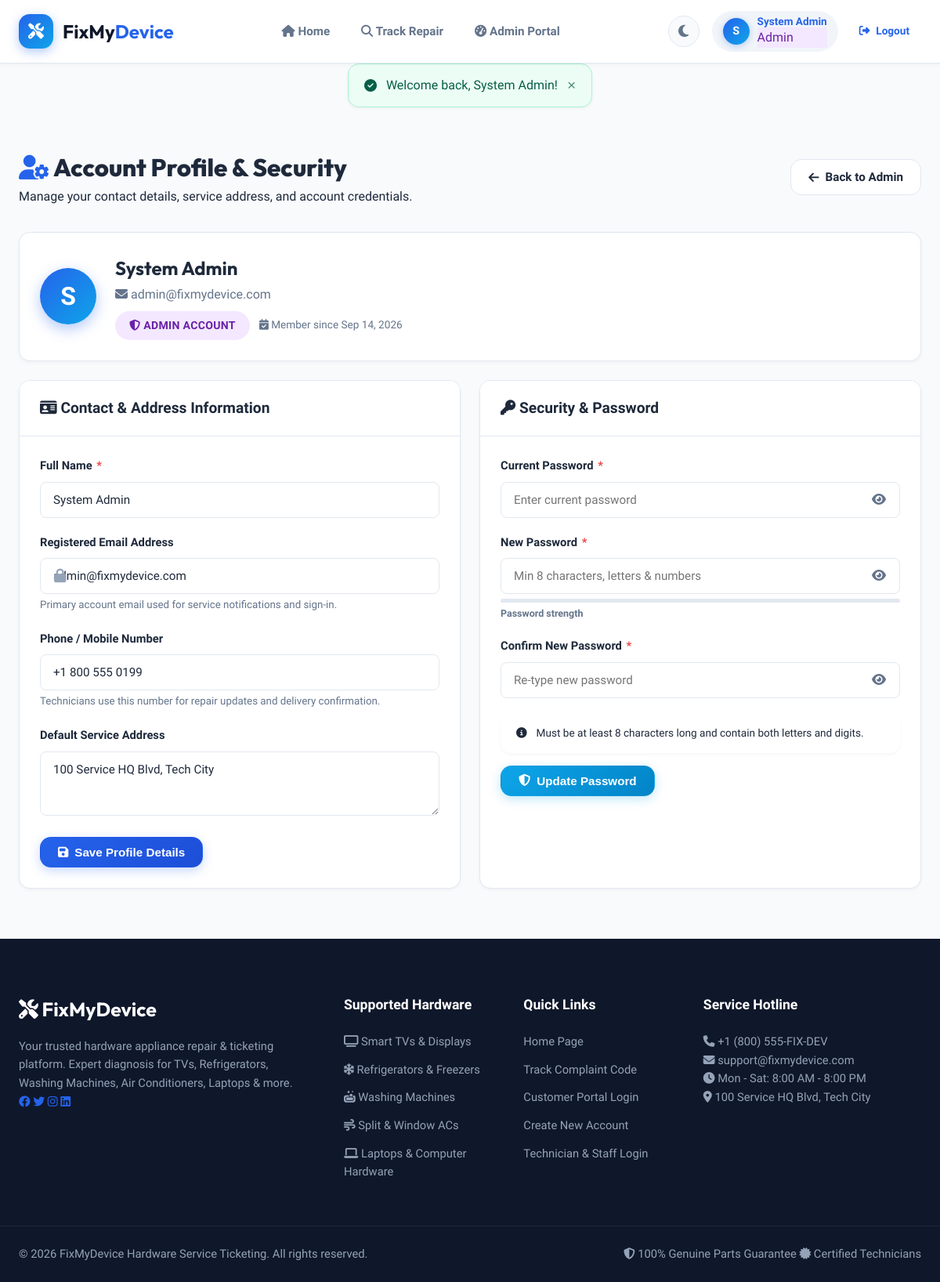
/index.php?url=profile (signed in), run on the app's committed database.
### tables this page shows
CREATE TABLE IF NOT EXISTS users (
    id INT AUTO_INCREMENT PRIMARY KEY,
    name VARCHAR(100) NOT NULL,
    email VARCHAR(100) NOT NULL UNIQUE,
    password_hash VARCHAR(255) NOT NULL,
    phone VARCHAR(20),
    address TEXT,
    role ENUM('customer', 'technician', 'admin') DEFAULT 'customer',
    created_at TIMESTAMP DEFAULT CURRENT_TIMESTAMP
);

### app/views/auth/profile.php (the view, shortened to what the rows shown need)
<div class="dashboard-wrapper">
    <div class="dashboard-header">
        <div class="dashboard-title">
            <h1><i class="fa-solid fa-user-gear text-primary"></i> Account Profile & Security</h1>
            <p>Manage your contact details, service address, and account credentials.</p>
        </div>
        <div class="dashboard-actions">
            <?php if ($user['role'] === 'customer'): ?>
                <a href="index.php?url=ticket/dashboard" class="btn btn-outline"><i class="fa-solid fa-arrow-left"></i> Back to Complaints</a>
            <?php elseif ($user['role'] === 'technician'): ?>
                <a href="index.php?url=technician/dashboard" class="btn btn-outline"><i class="fa-solid fa-arrow-left"></i> Back to Workbench</a>
            <?php else: ?>
                <a href="index.php?url=admin/dashboard" class="btn btn-outline"><i class="fa-solid fa-arrow-left"></i> Back to Admin</a>
            <?php endif; ?>
        </div>
    </div>
    <div class="card profile-overview-card mb-4">
        <div class="card-body">
            <div class="profile-hero">
                <div class="profile-avatar-lg">
                    <?= strtoupper(substr($user['name'], 0, 1)) ?>
                </div>
                <div class="profile-meta">
                    <h2><?= htmlspecialchars($user['name']) ?></h2>
                    <p class="text-muted mb-2"><i class="fa-solid fa-envelope"></i> <?= htmlspecialchars($user['email']) ?></p>
                    <div class="profile-tags">
                        <span class="badge badge-role-<?= $user['role'] ?> badge-lg">
                            <i class="fa-solid fa-shield-halved"></i> <?= ucfirst($user['role']) ?> Account
                        </span>
                        <span class="profile-date"><i class="fa-solid fa-calendar-check"></i> Member since <?= date('M d, Y', strtotime($user['created_at'])) ?></span>
                    </div>
                </div>
            </div>
        </div>
    </div>
    <div class="profile-grid">
        <div class="card">
            <div class="card-header">
                <h3><i class="fa-solid fa-id-card"></i> Contact & Address Information</h3>
            </div>
            <div class="card-body">
                <form action="index.php?url=update_profile" method="POST">
                    <div class="form-group">
                        <label for="name">Full Name <span class="required-star">*</span></label>
                        <input type="text" id="name" name="name" value="<?= htmlspecialchars($user['name']) ?>" required class="form-control">
                    </div>
                    <div class="form-group">
                        <label for="email">Registered Email Address</label>
                        <div class="input-with-icon readonly-input">
                            <input type="email" id="email" value="<?= htmlspecialchars($user['email']) ?>" readonly class="form-control">
                            <i class="fa-solid fa-lock input-trailing-icon" title="Email cannot be edited directly"></i>
                        </div>
                        <small class="text-muted">Primary account email used for service notifications and sign-in.</small>
                    </div>
                    <div class="form-group">
                        <label for="phone">Phone / Mobile Number</label>
                        <input type="text" id="phone" name="phone" value="<?= htmlspecialchars($user['phone'] ?? '') ?>" placeholder="e.g. +1 555 123 4567" class="form-control">
                        <small class="text-muted">Technicians use this number for repair updates and delivery confirmation.</small>
                    </div>
                    <div class="form-group">
                        <label for="address">Default Service Address</label>
                        <textarea id="address" name="address" rows="3" placeholder="Enter your full street address, apartment/suite, city, state and postal code..." class="form-control"><?= htmlspecialchars($user['address'] ?? '') ?></textarea>
                    </div>
                    <button type="submit" class="btn btn-primary">
                        <i class="fa-solid fa-floppy-disk"></i> Save Profile Details
                    </button>
                </form>
            </div>
        </div>
        <div class="card">
            <div class="card-header">
                <h3><i class="fa-solid fa-key"></i> Security & Password</h3>
            </div>
            <div class="card-body">
                <form action="index.php?url=change_password" method="POST" id="changePasswordForm">
                    <div class="form-group">
                        <label for="current_password">Current Password <span class="required-star">*</span></label>
                        <div class="password-toggle-wrapper">
                            <input type="password" id="current_password" name="current_password" required placeholder="Enter current password" class="form-control">
                            <button type="button" class="password-toggle-btn" onclick="togglePasswordVisibility('current_password', this)">
                                <i class="fa-solid fa-eye"></i>
                            </button>
                        </div>
                    </div>
                    <div class="form-group">
                        <label for="new_password">New Password <span class="required-star">*</span></label>
                        <div class="password-toggle-wrapper">
                            <input type="password" id="new_password" name="new_password" required placeholder="Min 8 characters, letters & numbers" class="form-control" oninput="checkPasswordStrength(this.value, 'profPassStrengthBar', 'profPassStrengthText')">
                            <button type="button" class="password-toggle-btn" onclick="togglePasswordVisibility('new_password', this)">
                                <i class="fa-solid fa-eye"></i>
                            </button>
                        </div>
                        <div class="password-strength-container mt-2">
                            <div class="strength-bar-bg">
                            </div>
                            <span class="strength-text" id="profPassStrengthText">Password strength</span>
                        </div>
                    </div>
                    <div class="form-group">
                        <label for="confirm_password">Confirm New Password <span class="required-star">*</span></label>
                        <div class="password-toggle-wrapper">
                            <input type="password" id="confirm_password" name="confirm_password" required placeholder="Re-type new password" class="form-control">
                            <button type="button" class="password-toggle-btn" onclick="togglePasswordVisibility('confirm_password', this)">
                                <i class="fa-solid fa-eye"></i>
                            </button>
                        </div>
                    </div>
                    <div class="alert alert-info py-2" style="font-size:0.85rem;">
                        <i class="fa-solid fa-circle-info"></i> Must be at least 8 characters long and contain both letters and digits.
                    </div>
                    <button type="submit" class="btn btn-accent">
                        <i class="fa-solid fa-shield-halved"></i> Update Password
                    </button>
                </form>
            </div>
        </div>
    </div>
</div>

### app/views/layouts/navbar.php (shortened to what the rows shown need)
<?php
$isLoggedIn = Session::isLoggedIn();
$user = Session::user();
$role = Session::role();
$flashSuccess = Session::getFlash('success');
?>
<header class="app-header">
    <div class="header-container">
        <div class="header-left">
            <a href="index.php?url=home" class="brand-logo">
                <div class="logo-icon">
                    <i class="fa-solid fa-screwdriver-wrench"></i>
                </div>
                <div class="logo-text">
                    FixMy<span>Device</span>
                </div>
            </a>
        </div>
        <nav class="main-nav" id="mainNav">
            <a href="index.php?url=home" class="nav-link"><i class="fa-solid fa-house"></i> Home</a>
            <a href="index.php?url=track" class="nav-link"><i class="fa-solid fa-magnifying-glass"></i> Track Repair</a>
            <?php if ($isLoggedIn): ?>
                <?php if ($role === 'customer'): ?>
                    <a href="index.php?url=ticket/dashboard" class="nav-link"><i class="fa-solid fa-table-columns"></i> My Complaints</a>
                    <a href="index.php?url=ticket/create" class="nav-link btn-link-accent"><i class="fa-solid fa-plus-circle"></i> Submit Complaint</a>
                <?php elseif ($role === 'technician'): ?>
                    <a href="index.php?url=technician/dashboard" class="nav-link"><i class="fa-solid fa-toolbox"></i> Tech Workbench</a>
                <?php elseif ($role === 'admin'): ?>
                    <a href="index.php?url=admin/dashboard" class="nav-link"><i class="fa-solid fa-gauge-high"></i> Admin Portal</a>
                <?php endif; ?>
            <?php endif; ?>
        </nav>
        <div class="header-right">
            <button type="button" class="theme-toggle-btn" id="themeToggleBtn" title="Switch Dark / Light Mode" aria-label="Toggle theme">
                <i class="fa-solid fa-moon dark-icon"></i>
            </button>
            <div class="auth-actions">
                <?php if ($isLoggedIn): ?>
                    <a href="index.php?url=profile" class="user-pill" title="View Profile & Security">
                        <div class="user-avatar">
                            <?= strtoupper(substr($user['name'], 0, 1)) ?>
                        </div>
                        <div class="user-info">
                            <span class="user-name"><?= htmlspecialchars($user['name']) ?></span>
                            <span class="user-role badge-role-<?= $role ?>"><?= ucfirst($role) ?></span>
                        </div>
                    </a>
                    <a href="index.php?url=logout" class="btn btn-sm btn-outline-danger" title="Sign Out">
                        <i class="fa-solid fa-right-from-bracket"></i> <span class="d-none-sm">Logout</span>
                    </a>
                <?php else: ?>
                    <a href="index.php?url=login" class="btn btn-outline"><i class="fa-solid fa-right-to-bracket"></i> Login</a>
                    <a href="index.php?url=register" class="btn btn-primary"><i class="fa-solid fa-user-plus"></i> Register</a>
                <?php endif; ?>
            </div>
        </div>
    </div>
</header>
<div class="container message-container">
    <?php if ($flashSuccess): ?>
        <div class="alert alert-success">
            <i class="fa-solid fa-circle-check"></i>
            <span><?= htmlspecialchars($flashSuccess) ?></span>
            <button class="alert-close" onclick="this.parentElement.remove();">&times;</button>
        </div>
    <?php endif; ?>
</div>

### data on the page
users: name "S", name "System Admin", role "Admin", email "admin@fixmydevice.com", role "ADMIN", created_at "Sep 14, 2026", phone "+1 800 555 0199", address "100 Service HQ Blvd, Tech City"

### other printed values
$flashSuccess "Welcome back, System Admin!"
